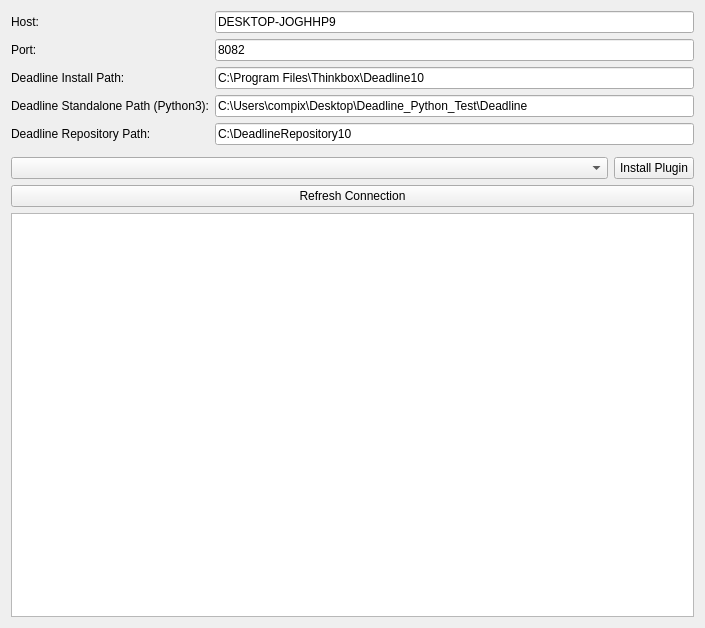
<?xml version="1.0" encoding="UTF-8"?>
<ui version="4.0">
 <class>Form</class>
 <widget class="QWidget" name="Form">
  <property name="geometry">
   <rect>
    <x>0</x>
    <y>0</y>
    <width>705</width>
    <height>628</height>
   </rect>
  </property>
  <property name="windowTitle">
   <string>Form</string>
  </property>
  <layout class="QVBoxLayout" name="verticalLayout">
   <item>
    <layout class="QFormLayout" name="formLayout">
     <property name="bottomMargin">
      <number>6</number>
     </property>
     <item row="0" column="0">
      <widget class="QLabel" name="label">
       <property name="text">
        <string>Host:</string>
       </property>
      </widget>
     </item>
     <item row="0" column="1">
      <widget class="QLineEdit" name="hostLineEdit">
       <property name="text">
        <string>DESKTOP-JOGHHP9</string>
       </property>
      </widget>
     </item>
     <item row="1" column="0">
      <widget class="QLabel" name="label_2">
       <property name="text">
        <string>Port:</string>
       </property>
      </widget>
     </item>
     <item row="1" column="1">
      <widget class="QLineEdit" name="portLineEdit">
       <property name="text">
        <string>8082</string>
       </property>
      </widget>
     </item>
     <item row="2" column="0">
      <widget class="QLabel" name="label_3">
       <property name="text">
        <string>Deadline Install Path:</string>
       </property>
      </widget>
     </item>
     <item row="2" column="1">
      <widget class="QLineEdit" name="deadlineInstallPathLineEdit">
       <property name="text">
        <string>C:\Program Files\Thinkbox\Deadline10</string>
       </property>
       <property name="clearButtonEnabled">
        <bool>false</bool>
       </property>
      </widget>
     </item>
     <item row="3" column="0">
      <widget class="QLabel" name="label_4">
       <property name="text">
        <string>Deadline Standalone Path (Python3):</string>
       </property>
      </widget>
     </item>
     <item row="3" column="1">
      <widget class="QLineEdit" name="deadlineStandalonePathLineEdit">
       <property name="text">
        <string>C:\Users\compix\Desktop\Deadline_Python_Test\Deadline</string>
       </property>
      </widget>
     </item>
     <item row="4" column="0">
      <widget class="QLabel" name="label_5">
       <property name="text">
        <string>Deadline Repository Path:</string>
       </property>
      </widget>
     </item>
     <item row="4" column="1">
      <widget class="QLineEdit" name="deadlineRepositoryLocationLineEdit">
       <property name="text">
        <string>C:\DeadlineRepository10</string>
       </property>
      </widget>
     </item>
    </layout>
   </item>
   <item>
    <layout class="QHBoxLayout" name="horizontalLayout">
     <item>
      <widget class="QComboBox" name="installPluginComboBox"/>
     </item>
     <item>
      <widget class="QPushButton" name="installPluginButton">
       <property name="maximumSize">
        <size>
         <width>80</width>
         <height>16777215</height>
        </size>
       </property>
       <property name="text">
        <string>Install Plugin</string>
       </property>
      </widget>
     </item>
    </layout>
   </item>
   <item>
    <widget class="QPushButton" name="refreshConnectionButton">
     <property name="text">
      <string>Refresh Connection</string>
     </property>
    </widget>
   </item>
   <item>
    <widget class="QTextEdit" name="logEdit"/>
   </item>
  </layout>
 </widget>
 <resources/>
 <connections/>
</ui>
